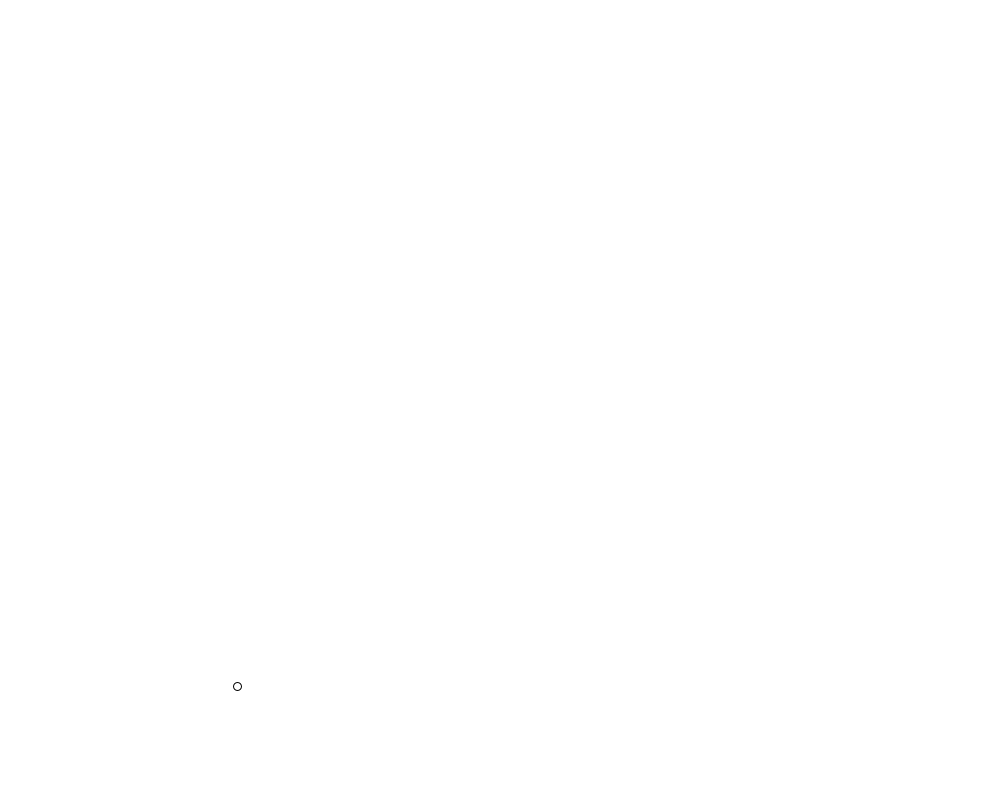
Frame 1 (no input)
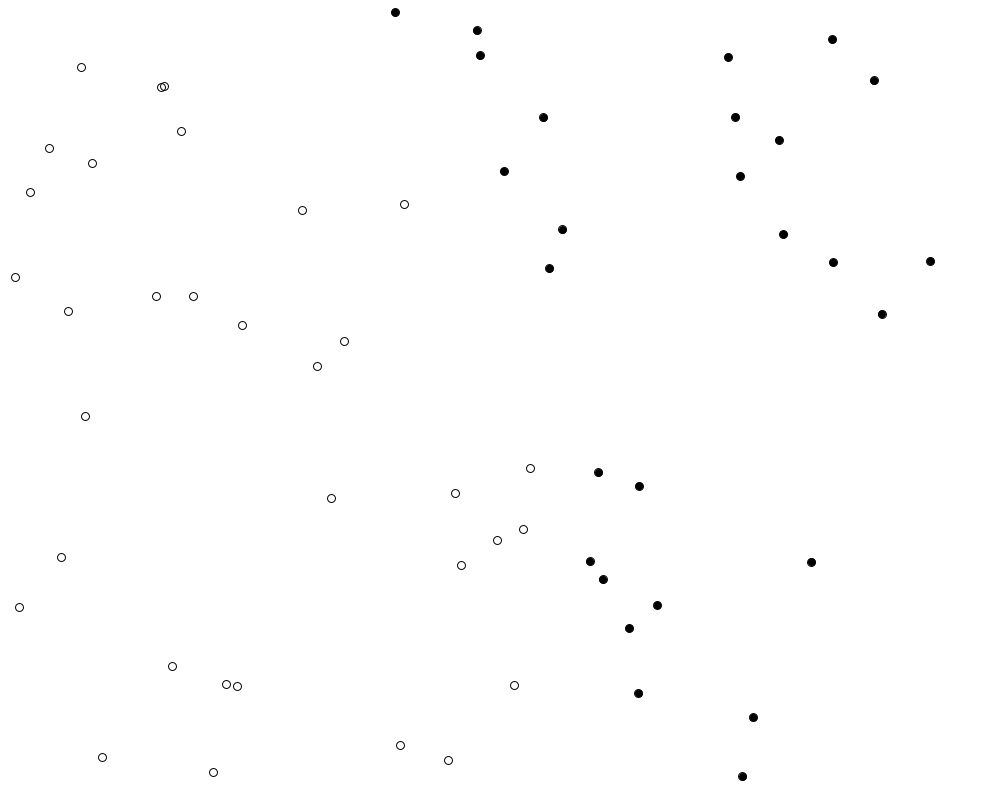
Frame 60 (the mouse pressed at the canvas centre just before this capture)
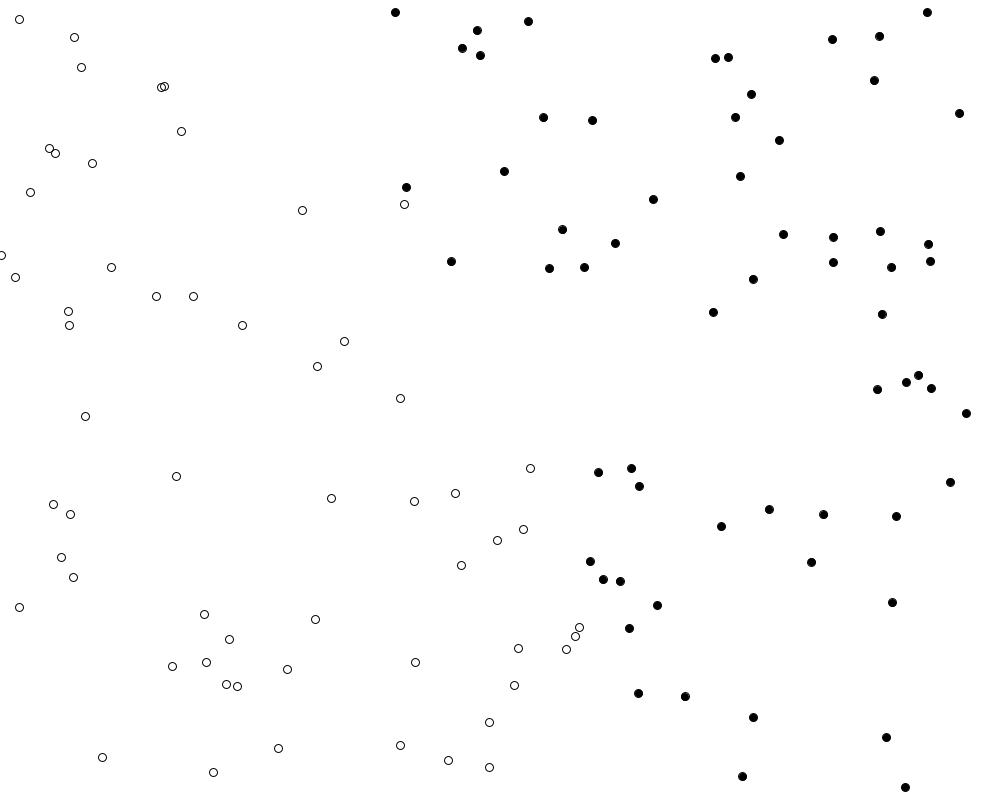
Frame 120 (the mouse held since frame 60 and released just before this capture)

The Processing sketch that drew these frames (run headless with seeded random() and noise(); from frame 60 on, the mouse is pressed at the canvas centre):

// Processing sketch: perception
// ── perception.pde
class Perceptron {
    float[] weights;
    float c = 0.01;
  
    Perceptron(int n) {
        weights = new float[n];
        for (int i = 0; i < weights.length; i++) {
            weights[i] = random(-1, 1);
        }
    }

    int feedforward(float[] inputs) {
        float sum = 0;
        for (int i = 0; i < weights.length; i++) {
            sum += inputs[i] * weights[i];
        }
        return activate(sum);
    }
    
    int activate(float sum) {
        if (sum > 0) return 1;
        else return -1;
    }
    
    void train(float[] inputs, int desired) {
        int guess = feedforward(inputs);
        float error = desired - guess;
        for (int i = 0; i < weights.length; i++) {
            weights[i] += c * error * inputs[i];
        }
    }
}

class Trainer {
    float[] inputs;
    int answer;

    Trainer(float x, float y, int a) {
        inputs = new float[3];
        inputs[0] = x;
        inputs[1] = y;
        inputs[2] = 1;
        answer = a;
    }
}

Perceptron ptron;
Trainer[] training = new Trainer[2000];
int count = 0;

float f(float x) {
    return 2 * x + 1;
}

void setup() {
    size(1000, 800);

    ptron = new Perceptron(3);

    for (int i = 0; i < training.length; i++) {
        float x = random(-width / 2, width / 2);
        float y = random(-height / 2, height / 2);
        int answer = 1;
        if (y < f(x)) answer = -1;
        training[i] = new Trainer(x, y, answer);
    }
}

void draw() {
    background(255);
    translate(width / 2, height / 2);

    ptron.train(training[count].inputs, training[count].answer);
    count = (count + 1) % training.length;

    for (int i = 0; i < count; i++) {
        stroke(0);
        int guess = ptron.feedforward(training[i].inputs);
        if (guess > 0) noFill();
        else fill(0);
        ellipse(training[i].inputs[0], training[i].inputs[1], 8, 8);
    }
}
